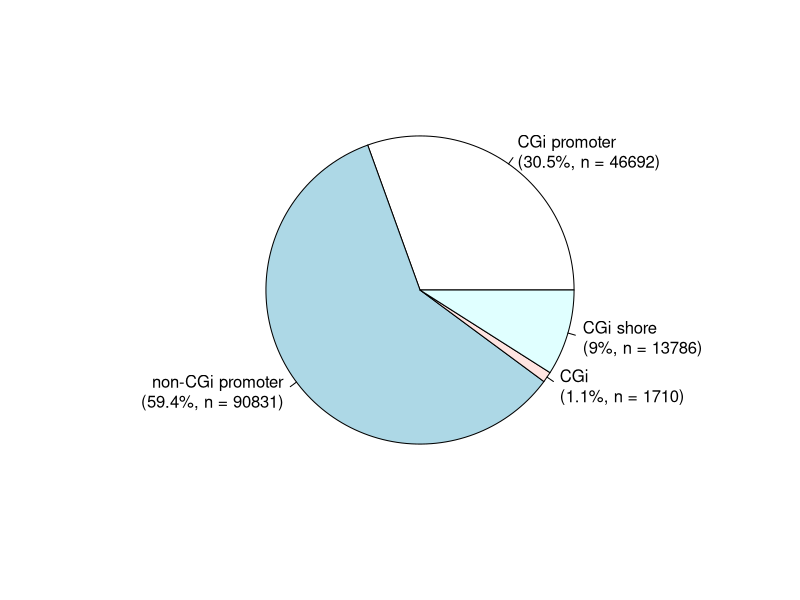

The R source for this figure:
x = c(
    ##Proximal CGI-promoter DMR
    46692,
    ##Proximal nonCGI-promoter DMR
    90831,
    ##Proximal CGI DMR
    1710,
    ##Proximal CGI-shore DMR
    13786)
labels = c("CGi promoter",
    "non-CGi promoter",
    "CGi",
    "CGi shore")
names(x) = paste0(labels,"\n(",
         round(x/sum(x)*100,digits=1),
         "%, n = ",x,")")

pdf("Extended_Data_Fig_2b.pdf")
pie(x)
